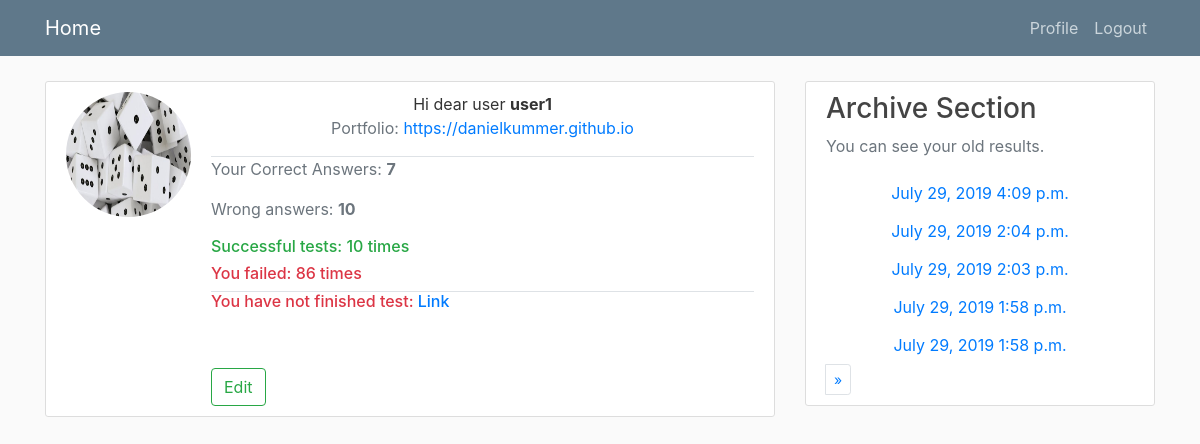
Page /profile/ (signed in) on the committed database.
### basicapp/models.py (models this page shows, shortened)
class UserProfileInfo(models.Model):
    user = models.OneToOneField(User, on_delete=models.CASCADE)
    portfolio_site = models.URLField(blank=True, null=True)
    profile_image = models.ImageField(upload_to='profile_pics', default='default.jpg')
    def correct_answers(self):
        return sum(list(map(lambda answer: answer.is_correct, self.user.answers.all())))
    def incorrect_answers(self):
        return self.user.answers.filter(session__finished_at__isnull=False).count() - self.correct_answers()

class TestSession(models.Model):
    no_of_questions = models.IntegerField(default=5)
    created_at = models.DateTimeField(auto_now_add=True)
    finished_at = models.DateTimeField(null=True, blank=True)

### basicapp/views.py (the view)
# urls.py: path('profile/', login_required(ProfileView.as_view(date_field="created_at", allow_empty=True)), name='profile'),
class ProfileView(ArchiveIndexView):
    template_name = 'basicapp/profile.html'
    queryset = TestSession.objects.all()
    paginate_by = 5
    def get_queryset(self):
        if self.request and self.request.user:
            self.queryset = TestSession.objects.filter(answers__user=self.request.user).distinct()
        return super().get_queryset()
    def get_template_names(self):
        return [self.template_name]
    def get_context_data(self, **kwargs):
        data = super().get_context_data(**kwargs)
        count_success = 0
        test_sessions = TestSession.objects.filter(answers__user=self.request.user, finished_at__isnull=False).order_by(
            '-created_at').distinct()
        not_finished = TestSession.objects.filter(answers__user=self.request.user, finished_at__isnull=True)
        for session in test_sessions:
            if session.finished_at < session.created_at + \
                    timezone.timedelta(seconds=session.no_of_questions * 10):
                count_success += 1
        data['correct_answers'] = UserProfileInfo.objects.get(user=self.request.user).correct_answers()
        data['incorrect_answers'] = UserProfileInfo.objects.get(user=self.request.user).incorrect_answers()
        if not_finished.count() == 0:
            data['not_finished'] = not_finished
        else:
            data['not_finished'] = not_finished[0]
        data['success'] = count_success
        data['fail'] = not_finished.count()
        data['test'] = test_sessions
        return data

### basicapp/models.py (called while the page is built)
    @property
    def is_correct(self):
        if self.session.finished_at and self.session.finished_at < self.session.created_at + \
                        timezone.timedelta(seconds=self.session.no_of_questions * 10):
            if self.choice == self.question.word:
                return True
            return False
        return False

### templates/basicapp/profile.html (shortened to what this page needs)
{% extends 'basicapp/base.html' %}
{% block aside %}
    <div class="col-md-8">
        <div class="content-section animated fadeInDown">
            <form method="post">
                <div class="media">
                    <img src="{{ user.userprofileinfo.profile_image.url }}" class="rounded-circle account-img animated bounceInDown delay-0.5s">
                    <div class="media-body">
                        <div class="profile text-lg-center animated tada delay-2s">
                            <span class="">Hi dear user <b>{{ user.username }}</b></span>
                            <p class="text-muted">Portfolio: <a href="{{ user.userprofileinfo.portfolio_site }}">{{ user.userprofileinfo.portfolio_site }}</a></p>
                        </div>
                        {% if test %}
                            <p class="text-muted mt-2 border-top">Your Correct Answers: <b>{{ correct_answers }}</b></p>
                            {% if incorrect_answers == 0 %}
                                <p class="text-muted mt-2">You answered correctly: <b>{{ incorrect_answers }}</b><span
                                        class="ml-5"><b><--You are so talented></b></span></p>
                            {% else %}
                                <p class="text-muted mt-2">Wrong answers: <b>{{ incorrect_answers }}</b></p>
                            {% endif %}
                            <h6 class="text-success">Successful tests: {{ success }}{% if  success == 1 %} time {% else %} times{% endif %}</h6>
                            <h6 class="text-danger">You failed: {{ fail }} {% if  fail == 1 %} time {% else %} times{% endif %}</h6>
                            {% if not_finished %}
                                <h6 class="text-danger mt-2 border-top">You have not finished test: <a href="{% url 'test' not_finished.id %}">Link</a></h6>
                            {% endif %}
                        {% else %}
                            <h6 class="text-danger border-top">You did not pass any test</h6>
                        {% endif %}
                        <a href="{% url 'profile_edit' %}" class="btn btn-outline-success mt-5">Edit</a>
                    </div>
                </div>
            </form>
        </div>
    </div>
    {% include 'basicapp/snippet_archive.html' %}
{% endblock %}

### templates/basicapp/snippet_archive.html (shortened to what this page needs)
<div class="col-md-4">
    <div class="content-section animated lightSpeedIn delay-1s">
        <h3>Archive Section</h3>
        <p class='text-muted'>You can see your old results.</p>
        <div id="js-archive-ajax">
            <ul class="list-group">
                {% for result in latest %}
                    <button class="btn btn-link" type="button" data-toggle="collapse"
                            data-target="#{{ result.id }}">{{ result.created_at|date:"F j, Y P" }}</button>
                {% endfor %}
            </ul>
        </div>
        <ul class="pagination pagination-sm">
            <div class="step-links">
                {% if page_obj.has_next %}
                    <li class="page-item">
                        <a id="next" class="page-link" href="?page={{ page_obj.next_page_number }}">&raquo;</a>
                    </li>
                {% endif %}
            </div>
        </ul>
    </div>
</div>

### static/css/blog.css (style rules this page uses)
body { background: #fafafa; color: #333333; margin-top: 5rem; }
h1, h2, h3, h4, h5, h6 { color: #444444; }
ul { margin: 0; }
.content-section { background: #ffffff; padding: 10px 20px; border: 1px solid #dddddd; border-radius: 3px; margin-bottom: 20px; }
.account-img { height: 125px; width: 125px; margin-right: 20px; margin-bottom: 16px; }
.step-links { display: inline-flex; }

### rows in the picture
TestSession: created_at "July 29, 2019 4:09 p.m."
TestSession: created_at "July 29, 2019 2:04 p.m."
TestSession: created_at "July 29, 2019 2:03 p.m."
TestSession: created_at "July 29, 2019 1:58 p.m."
TestSession: created_at "July 29, 2019 1:58 p.m."

### other values in the picture
{{ user.username }} "user1"
{{ user.userprofileinfo.portfolio_site }} "https://danielkummer.github.io"
{{ correct_answers }} "7"
{{ incorrect_answers }} "10"
{{ success }} "10"
{{ fail }} "86"
